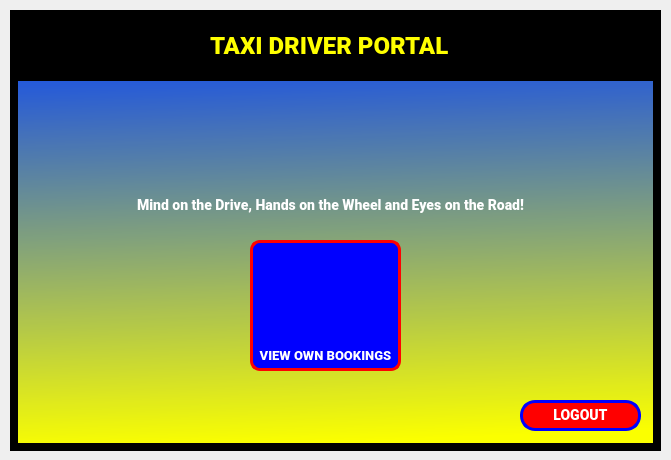
<?xml version="1.0" encoding="UTF-8"?>
<ui version="4.0">
 <class>driverScreen_Dialog</class>
 <widget class="QDialog" name="driverScreen_Dialog">
  <property name="geometry">
   <rect>
    <x>0</x>
    <y>0</y>
    <width>671</width>
    <height>460</height>
   </rect>
  </property>
  <property name="windowTitle">
   <string>Dialog</string>
  </property>
  <widget class="QWidget" name="driverPortal" native="true">
   <property name="geometry">
    <rect>
     <x>10</x>
     <y>10</y>
     <width>651</width>
     <height>441</height>
    </rect>
   </property>
   <property name="styleSheet">
    <string notr="true">border: 8px solid black;
background-color:qlineargradient(spread:pad, x1:0.0511364, y1:1, x2:0, y2:0, stop:0 rgba(251, 255, 0, 255), stop:0.98 rgba(0, 61, 255, 255), stop:1 rgba(0, 0, 0, 0));
</string>
   </property>
   <widget class="QLabel" name="dServices_txt">
    <property name="geometry">
     <rect>
      <x>200</x>
      <y>20</y>
      <width>271</width>
      <height>31</height>
     </rect>
    </property>
    <property name="styleSheet">
     <string notr="true">font-family: Roboto;
font-style: normal;
font-weight: 900;
font-size: 24px;
border: none;
background-color: none;
color: yellow;
</string>
    </property>
    <property name="text">
     <string>TAXI DRIVER PORTAL</string>
    </property>
   </widget>
   <widget class="QPushButton" name="logoutBtn">
    <property name="geometry">
     <rect>
      <x>510</x>
      <y>390</y>
      <width>121</width>
      <height>31</height>
     </rect>
    </property>
    <property name="styleSheet">
     <string notr="true">background: red;
border: 3px solid blue;
box-sizing: border-box;
border-radius: 15px;
font-family: Roboto;
font-style: normal;
font-weight: 900;
font-size: 14px;
text-align: center;
color: white;</string>
    </property>
    <property name="text">
     <string>LOGOUT</string>
    </property>
   </widget>
   <widget class="QPushButton" name="dViewBookingBtn">
    <property name="geometry">
     <rect>
      <x>240</x>
      <y>230</y>
      <width>151</width>
      <height>131</height>
     </rect>
    </property>
    <property name="styleSheet">
     <string notr="true">background: blue;
border: 3px solid red;
box-sizing: border-box;
border-radius: 10px;
font-family: Roboto;
font-style: normal;
font-weight: 900;
font-size: 13px;
text-align: center;
color: white;
padding-top: 100px;</string>
    </property>
    <property name="text">
     <string>VIEW OWN BOOKINGS</string>
    </property>
   </widget>
   <widget class="QLabel" name="label">
    <property name="geometry">
     <rect>
      <x>0</x>
      <y>0</y>
      <width>651</width>
      <height>71</height>
     </rect>
    </property>
    <property name="styleSheet">
     <string notr="true">background-color: black;
border-bottom: 2px solid black;</string>
    </property>
    <property name="text">
     <string/>
    </property>
   </widget>
   <widget class="QLabel" name="logo">
    <property name="geometry">
     <rect>
      <x>30</x>
      <y>10</y>
      <width>61</width>
      <height>51</height>
     </rect>
    </property>
    <property name="cursor">
     <cursorShape>UpArrowCursor</cursorShape>
    </property>
    <property name="styleSheet">
     <string notr="true">background-color: none;
border: none;</string>
    </property>
    <property name="text">
     <string/>
    </property>
    <property name="pixmap">
     <pixmap>../Sketch imgs/official-taxi-logo.png</pixmap>
    </property>
    <property name="scaledContents">
     <bool>true</bool>
    </property>
   </widget>
   <widget class="QLabel" name="dViewBookingIcon">
    <property name="geometry">
     <rect>
      <x>270</x>
      <y>240</y>
      <width>101</width>
      <height>71</height>
     </rect>
    </property>
    <property name="styleSheet">
     <string notr="true">background-color: none;
border: none;</string>
    </property>
    <property name="text">
     <string/>
    </property>
    <property name="pixmap">
     <pixmap>../Junk/viewbooking.png</pixmap>
    </property>
    <property name="scaledContents">
     <bool>true</bool>
    </property>
   </widget>
   <widget class="QLabel" name="welcome">
    <property name="geometry">
     <rect>
      <x>210</x>
      <y>80</y>
      <width>221</width>
      <height>101</height>
     </rect>
    </property>
    <property name="styleSheet">
     <string notr="true">background-color: none;
border: none;</string>
    </property>
    <property name="text">
     <string/>
    </property>
    <property name="pixmap">
     <pixmap>../Sketch imgs/welcomeAdmin.png</pixmap>
    </property>
    <property name="scaledContents">
     <bool>true</bool>
    </property>
   </widget>
   <widget class="QLabel" name="slogan">
    <property name="geometry">
     <rect>
      <x>100</x>
      <y>180</y>
      <width>441</width>
      <height>31</height>
     </rect>
    </property>
    <property name="styleSheet">
     <string notr="true">font-family: Roboto;
font-style: normal;
font-weight: 900;
font-size: 14px;
text-align: center;
border: none;
color: white;
background-color:none;
</string>
    </property>
    <property name="text">
     <string>&lt;html&gt;&lt;head/&gt;&lt;body&gt;&lt;p align=&quot;center&quot;&gt;Mind on the Drive, Hands on the Wheel and Eyes on the Road!&lt;/p&gt;&lt;/body&gt;&lt;/html&gt;</string>
    </property>
   </widget>
   <zorder>label</zorder>
   <zorder>logoutBtn</zorder>
   <zorder>dViewBookingBtn</zorder>
   <zorder>dServices_txt</zorder>
   <zorder>logo</zorder>
   <zorder>dViewBookingIcon</zorder>
   <zorder>welcome</zorder>
   <zorder>slogan</zorder>
  </widget>
 </widget>
 <resources/>
 <connections/>
</ui>
